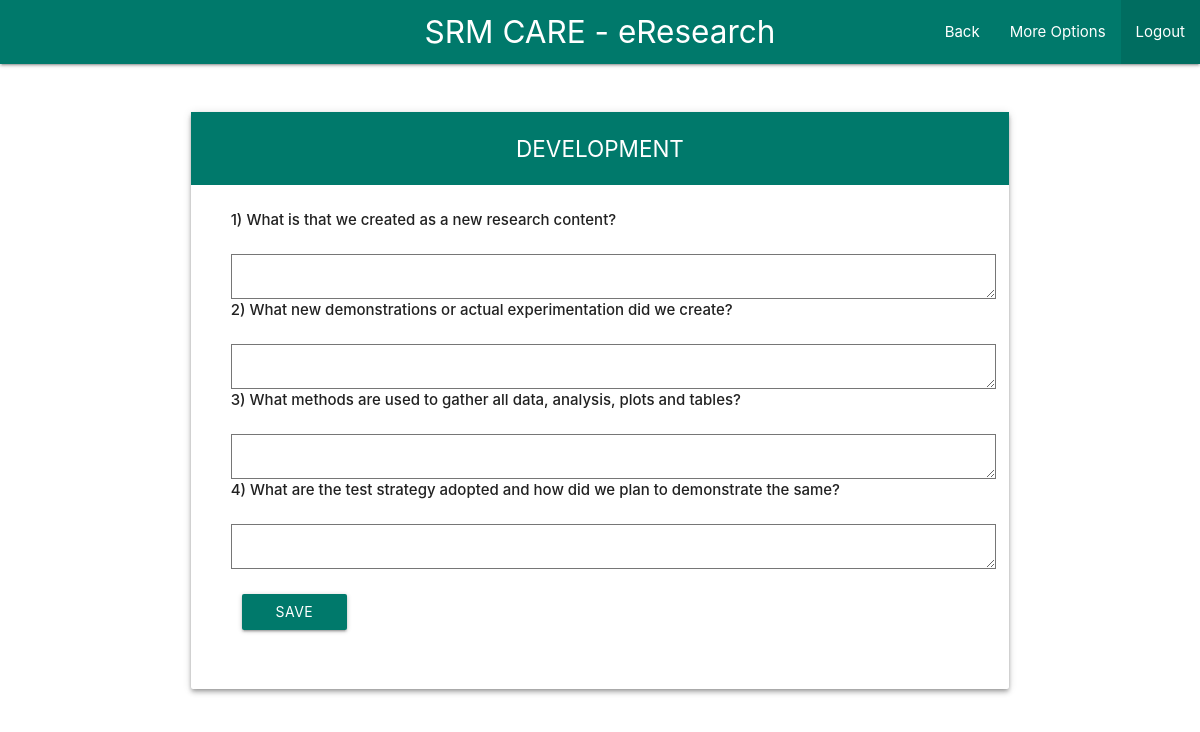
Page /login/user/write/development.php (signed in) on the committed database.
### tables this page shows
CREATE TABLE `write` (
  `id` int(11) NOT NULL,
  `question` text NOT NULL,
  `topic` text NOT NULL
);

### includes/general.php (called while the page is built, shortened)
<?php
$nav_title="SRM CARE - eResearch";
$color="teal darken-2";
?>

### login/user/write/development.php (the view, shortened to what this page needs)
<?php
    include_once("../../../includes/config.php");
    include_once("../../../includes/general.php");
?>
<html>
    <head>
      <link type="text/css" rel="stylesheet" href="../../../css/materialize.min.css"  media="screen,projection"/>
      <link href="../../css/material-icons.css" rel="stylesheet">
    </head>
    <body>
 <nav>
    <div class="<?php echo $color; ?> nav-wrapper">
      <a href="#!" class="brand-logo hide-on-small-only center"><?php echo $nav_title; ?></a>
      <ul id="nav-mobile" class="right hide-on-med-and-down">
        <li><a href="index.php">Back</a></li>
        <li><a class="dropdown-trigger" data-target="dropdown1">More Options</a></li>
        <li class="active"><a href="../../../index.php">Logout</a></li>
      </ul>
    </div>
  </nav>
    <div class="container">
      <div class="row">
        <div class="col s12">
          <div class="card z-depth-2">
             <div id="l1" class="login center-align <?php echo $color; ?> white-text">DEVELOPMENT</div>
            <div class="card-content">
                <div class="row mindset" style="margin-left: 2%;">
                  <?php
                    $sql = "SELECT * FROM `write` WHERE `topic` = 'development'";
                    $counter = 1;
                    if($result = mysqli_query($conn, $sql)) {
                      while($row = mysqli_fetch_assoc($result)) {
                        echo "<p><strong>".$counter.")&nbsp;".$row['question']."</strong></p>";
                        echo "<br>";
                        $name = "editor".$counter;
                        $counter++;
                        echo "
                        <textarea class='ckeditor' name=$name id=$name rows='10' cols'80'>
                        </textarea>
                        <script>
                            CKEDITOR.replace( $name,{
                             } );
                        </script>
                        ";
                        echo "<br>";
                      }
                    }
                  ?>
                  <div class="col s4 m2">
                    <form method="post">
                      <a class="btnsize waves-effect waves-light btn <?php echo $color?>" onclick="myFunction()" id="submit">Save</a>
                    </form>
                  </div>
                </div>
            </div>
            </div>
          </div>
        </div>
      </div>
    </body>
  </html>

### login/user/write/development.php (style rules this page uses)
.container { position: relative; top: 5%; }
.login { padding: 20px; font-size: 1.5em; margin-bottom: 0px; }
.btnsize { min-width: 100% !important; margin-top: 25px; }

### rows in the picture
write: question "What is that we created as a new research content?"
write: question "What new demonstrations or actual experimentation did we create?"
write: question "What methods are used to gather all data, analysis, plots and tables?"
write: question "What are the test strategy adopted and how did we plan to demonstrate the same?"

### other values in the picture
$nav_title "SRM CARE - eResearch"
